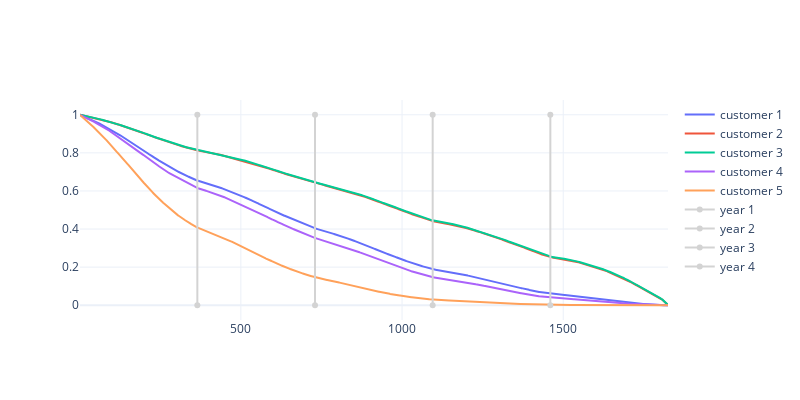

Notebook cell for this chart:
### Markdown cell above
### Survival functions

### Code cell
# predict survival function
surv_funcs = estimator.predict_survival_function(Xy_test[cols_x].loc[rnd_idx])

# plot results
data = [
    go.Scatter(
        x=fn.x,y= fn(fn.x), 
        name='customer {}'.format(i+1)) 
    for i, fn in enumerate(surv_funcs)
]

data += [
    go.Scatter(
        x=[365*i, 365*i], y=[0, 1], 
        name=f"year {i}", line_color = 'lightgrey') 
    for i in range(1, 5)
]

go.Figure(data, layout=dict(width=800, height=400))

### Figure 1 — Plotly figure (JSON) as saved in the notebook; plotly's stock layout.template omitted (floating-point values rounded to 4 significant figures; data arrays with more than 128 entries replaced by an {"elided": "..."} marker saying what was removed)
{"data": [{"name": "customer 1", "type": "scatter", "x": {"elided": "1825 int values"}, "y": {"elided": "1825 float values"}}, {"name": "customer 2", "type": "scatter", "x": {"elided": "1825 int values"}, "y": {"elided": "1825 float values"}}, {"name": "customer 3", "type": "scatter", "x": {"elided": "1825 int values"}, "y": {"elided": "1825 float values"}}, {"name": "customer 4", "type": "scatter", "x": {"elided": "1825 int values"}, "y": {"elided": "1825 float values"}}, {"name": "customer 5", "type": "scatter", "x": {"elided": "1825 int values"}, "y": {"elided": "1825 float values"}}, {"line": {"color": "lightgrey"}, "name": "year 1", "type": "scatter", "x": [365, 365], "y": [0, 1]}, {"line": {"color": "lightgrey"}, "name": "year 2", "type": "scatter", "x": [730, 730], "y": [0, 1]}, {"line": {"color": "lightgrey"}, "name": "year 3", "type": "scatter", "x": [1095, 1095], "y": [0, 1]}, {"line": {"color": "lightgrey"}, "name": "year 4", "type": "scatter", "x": [1460, 1460], "y": [0, 1]}], "layout": {"height": 400, "width": 800}}
